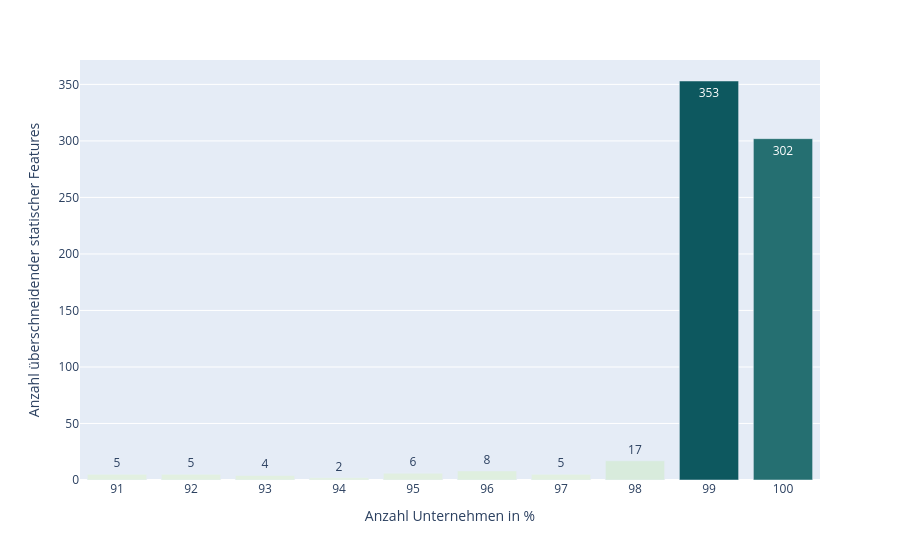

The cell this chart's notebook holds for it:
### Code cell
fig = px.bar(
    grouped,
    x="companyCountIn%",
    y="sameFeatureCount",
    color="sameFeatureCount",
    color_continuous_scale="mint",
    text_auto=True,
    labels={
        "sameFeatureCount": "Anzahl überschneidender statischer Features",
        "companyCountIn%": "Anzahl Unternehmen in %"
    },
    template= 'plotly'
)
fig.update_traces(cliponaxis=False)
fig.update_coloraxes(showscale=False)
fig.write_image(FIGURE_SAME_FEATURES_DETAILED, format='svg')
fig.show()

### Figure 1 — Plotly figure (JSON) as saved in the notebook; plotly's stock layout.template omitted (floating-point values rounded to 4 significant figures)
{"data": [{"hovertemplate": "Anzahl Unternehmen in %=%{x}<br>Anzahl überschneidender statischer Features=%{marker.color}<extra></extra>", "legendgroup": "", "marker": {"color": [5, 5, 4, 2, 6, 8, 5, 17, 353, 302], "coloraxis": "coloraxis", "pattern": {"shape": ""}}, "name": "", "orientation": "v", "showlegend": false, "textposition": "auto", "texttemplate": "%{y}", "x": ["91", "92", "93", "94", "95", "96", "97", "98", "99", "100"], "xaxis": "x", "y": [5, 5, 4, 2, 6, 8, 5, 17, 353, 302], "yaxis": "y", "type": "bar", "cliponaxis": false}], "layout": {"xaxis": {"anchor": "y", "domain": [0.0, 1.0], "title": {"text": "Anzahl Unternehmen in %"}}, "yaxis": {"anchor": "x", "domain": [0.0, 1.0], "title": {"text": "Anzahl überschneidender statischer Features"}}, "coloraxis": {"colorbar": {"title": {"text": "Anzahl überschneidender statischer Features"}}, "colorscale": [[0.0, "rgb(228, 241, 225)"], [0.1667, "rgb(180, 217, 204)"], [0.3333, "rgb(137, 192, 182)"], [0.5, "rgb(99, 166, 160)"], [0.6667, "rgb(68, 140, 138)"], [0.8333, "rgb(40, 114, 116)"], [1.0, "rgb(13, 88, 95)"]], "showscale": false}, "legend": {"tracegroupgap": 0}, "margin": {"t": 60}, "barmode": "relative"}}
